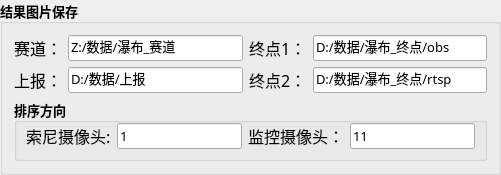
              <widget class="QGroupBox" name="groupBox_35">
               <property name="minimumSize">
                <size>
                 <width>0</width>
                 <height>0</height>
                </size>
               </property>
               <property name="maximumSize">
                <size>
                 <width>600</width>
                 <height>300</height>
                </size>
               </property>
               <property name="font">
                <font>
                 <family>微软雅黑</family>
                 <pointsize>10</pointsize>
                 <bold>true</bold>
                </font>
               </property>
               <property name="title">
                <string>结果图片保存</string>
               </property>
               <layout class="QGridLayout" name="gridLayout_62">
                <item row="0" column="0">
                 <widget class="QLabel" name="label_86">
                  <property name="font">
                   <font>
                    <family>微软雅黑</family>
                    <pointsize>12</pointsize>
                    <bold>false</bold>
                   </font>
                  </property>
                  <property name="text">
                   <string>赛道：</string>
                  </property>
                 </widget>
                </item>
                <item row="0" column="1">
                 <widget class="QLineEdit" name="lineEdit_saidao_Path">
                  <property name="minimumSize">
                   <size>
                    <width>100</width>
                    <height>0</height>
                   </size>
                  </property>
                  <property name="font">
                   <font>
                    <family>微软雅黑</family>
                    <pointsize>10</pointsize>
                    <bold>false</bold>
                   </font>
                  </property>
                  <property name="toolTip">
                   <string/>
                  </property>
                  <property name="text">
                   <string>Z:/数据/瀑布_赛道</string>
                  </property>
                  <property name="readOnly">
                   <bool>false</bool>
                  </property>
                 </widget>
                </item>
                <item row="0" column="2">
                 <widget class="QLabel" name="label_94">
                  <property name="font">
                   <font>
                    <family>微软雅黑</family>
                    <pointsize>12</pointsize>
                    <bold>false</bold>
                   </font>
                  </property>
                  <property name="text">
                   <string>终点1：</string>
                  </property>
                 </widget>
                </item>
                <item row="0" column="3">
                 <widget class="QLineEdit" name="lineEdit_end1_Path">
                  <property name="minimumSize">
                   <size>
                    <width>100</width>
                    <height>0</height>
                   </size>
                  </property>
                  <property name="font">
                   <font>
                    <family>微软雅黑</family>
                    <pointsize>10</pointsize>
                    <bold>false</bold>
                   </font>
                  </property>
                  <property name="toolTip">
                   <string/>
                  </property>
                  <property name="text">
                   <string>D:/数据/瀑布_终点/obs</string>
                  </property>
                  <property name="readOnly">
                   <bool>false</bool>
                  </property>
                 </widget>
                </item>
                <item row="1" column="0">
                 <widget class="QLabel" name="label_93">
                  <property name="font">
                   <font>
                    <family>微软雅黑</family>
                    <pointsize>12</pointsize>
                    <bold>false</bold>
                   </font>
                  </property>
                  <property name="text">
                   <string>上报：</string>
                  </property>
                 </widget>
                </item>
                <item row="1" column="1">
                 <widget class="QLineEdit" name="lineEdit_upload_Path">
                  <property name="minimumSize">
                   <size>
                    <width>100</width>
                    <height>0</height>
                   </size>
                  </property>
                  <property name="font">
                   <font>
                    <family>微软雅黑</family>
                    <pointsize>10</pointsize>
                    <bold>false</bold>
                   </font>
                  </property>
                  <property name="toolTip">
                   <string/>
                  </property>
                  <property name="text">
                   <string>D:/数据/上报</string>
                  </property>
                  <property name="readOnly">
                   <bool>false</bool>
                  </property>
                 </widget>
                </item>
                <item row="1" column="2">
                 <widget class="QLabel" name="label_95">
                  <property name="font">
                   <font>
                    <family>微软雅黑</family>
                    <pointsize>12</pointsize>
                    <bold>false</bold>
                   </font>
                  </property>
                  <property name="text">
                   <string>终点2：</string>
                  </property>
                 </widget>
                </item>
                <item row="1" column="3">
                 <widget class="QLineEdit" name="lineEdit_end2_Path">
                  <property name="minimumSize">
                   <size>
                    <width>100</width>
                    <height>0</height>
                   </size>
                  </property>
                  <property name="font">
                   <font>
                    <family>微软雅黑</family>
                    <pointsize>10</pointsize>
                    <bold>false</bold>
                   </font>
                  </property>
                  <property name="toolTip">
                   <string/>
                  </property>
                  <property name="text">
                   <string>D:/数据/瀑布_终点/rtsp</string>
                  </property>
                  <property name="readOnly">
                   <bool>false</bool>
                  </property>
                 </widget>
                </item>
                <item row="2" column="0" colspan="4">
                 <widget class="QGroupBox" name="groupBox_36">
                  <property name="minimumSize">
                   <size>
                    <width>0</width>
                    <height>0</height>
                   </size>
                  </property>
                  <property name="maximumSize">
                   <size>
                    <width>600</width>
                    <height>130</height>
                   </size>
                  </property>
                  <property name="font">
                   <font>
                    <family>微软雅黑</family>
                    <pointsize>10</pointsize>
                    <bold>true</bold>
                   </font>
                  </property>
                  <property name="title">
                   <string>排序方向</string>
                  </property>
                  <layout class="QGridLayout" name="gridLayout_63">
                   <property name="topMargin">
                    <number>0</number>
                   </property>
                   <property name="bottomMargin">
                    <number>9</number>
                   </property>
                   <item row="0" column="0">
                    <widget class="QLabel" name="label_91">
                     <property name="font">
                      <font>
                       <family>微软雅黑</family>
                       <pointsize>12</pointsize>
                       <bold>false</bold>
                      </font>
                     </property>
                     <property name="text">
                      <string>索尼摄像头:</string>
                     </property>
                    </widget>
                   </item>
                   <item row="0" column="2">
                    <widget class="QLabel" name="label_90">
                     <property name="font">
                      <font>
                       <family>微软雅黑</family>
                       <pointsize>12</pointsize>
                       <bold>false</bold>
                      </font>
                     </property>
                     <property name="text">
                      <string>监控摄像头：</string>
                     </property>
                    </widget>
                   </item>
                   <item row="0" column="1">
                    <widget class="QLineEdit" name="lineEdit_sony_sort">
                     <property name="minimumSize">
                      <size>
                       <width>30</width>
                       <height>0</height>
                      </size>
                     </property>
                     <property name="font">
                      <font>
                       <family>微软雅黑</family>
                       <pointsize>10</pointsize>
                       <bold>false</bold>
                      </font>
                     </property>
                     <property name="toolTip">
                      <string/>
                     </property>
                     <property name="text">
                      <string>1</string>
                     </property>
                     <property name="readOnly">
                      <bool>false</bool>
                     </property>
                    </widget>
                   </item>
                   <item row="0" column="3">
                    <widget class="QLineEdit" name="lineEdit_monitor_sort">
                     <property name="minimumSize">
                      <size>
                       <width>30</width>
                       <height>0</height>
                      </size>
                     </property>
                     <property name="font">
                      <font>
                       <family>微软雅黑</family>
                       <pointsize>10</pointsize>
                       <bold>false</bold>
                      </font>
                     </property>
                     <property name="toolTip">
                      <string/>
                     </property>
                     <property name="text">
                      <string>11</string>
                     </property>
                     <property name="readOnly">
                      <bool>false</bool>
                     </property>
                    </widget>
                   </item>
                  </layout>
                 </widget>
                </item>
               </layout>
              </widget>
